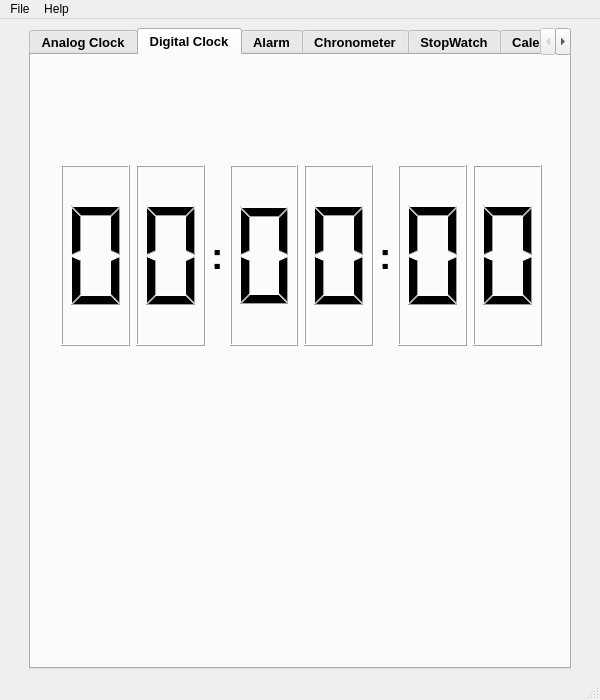
<?xml version="1.0" encoding="UTF-8"?>
<ui version="4.0">
 <class>MainWindow</class>
 <widget class="QMainWindow" name="MainWindow">
  <property name="geometry">
   <rect>
    <x>0</x>
    <y>0</y>
    <width>600</width>
    <height>700</height>
   </rect>
  </property>
  <property name="windowTitle">
   <string>MainWindow</string>
  </property>
  <widget class="QWidget" name="centralwidget">
   <layout class="QVBoxLayout" name="verticalLayout">
    <item>
     <layout class="QHBoxLayout" name="horizontalLayout">
      <item>
       <spacer name="horizontalSpacer">
        <property name="orientation">
         <enum>Qt::Horizontal</enum>
        </property>
        <property name="sizeType">
         <enum>QSizePolicy::Fixed</enum>
        </property>
        <property name="sizeHint" stdset="0">
         <size>
          <width>20</width>
          <height>20</height>
         </size>
        </property>
       </spacer>
      </item>
      <item>
       <widget class="QTabWidget" name="tabWidget">
        <property name="font">
         <font>
          <pointsize>10</pointsize>
          <weight>75</weight>
          <bold>true</bold>
         </font>
        </property>
        <property name="currentIndex">
         <number>1</number>
        </property>
        <widget class="QWidget" name="tab1">
         <attribute name="title">
          <string>Analog Clock</string>
         </attribute>
         <widget class="QWidget" name="AnalogClockWidget" native="true">
          <property name="geometry">
           <rect>
            <x>40</x>
            <y>90</y>
            <width>450</width>
            <height>450</height>
           </rect>
          </property>
         </widget>
        </widget>
        <widget class="QWidget" name="tab_2">
         <attribute name="title">
          <string>Digital Clock</string>
         </attribute>
         <widget class="QWidget" name="">
          <property name="geometry">
           <rect>
            <x>30</x>
            <y>110</y>
            <width>481</width>
            <height>181</height>
           </rect>
          </property>
          <layout class="QHBoxLayout" name="horizontalLayout_2">
           <item>
            <widget class="QLCDNumber" name="lcdNumber_4">
             <property name="numDigits">
              <number>1</number>
             </property>
             <property name="intValue" stdset="0">
              <number>0</number>
             </property>
            </widget>
           </item>
           <item>
            <widget class="QLCDNumber" name="lcdNumber">
             <property name="numDigits">
              <number>1</number>
             </property>
             <property name="intValue" stdset="0">
              <number>0</number>
             </property>
            </widget>
           </item>
           <item>
            <widget class="QLabel" name="label">
             <property name="sizePolicy">
              <sizepolicy hsizetype="Fixed" vsizetype="Preferred">
               <horstretch>0</horstretch>
               <verstretch>0</verstretch>
              </sizepolicy>
             </property>
             <property name="font">
              <font>
               <pointsize>28</pointsize>
               <weight>75</weight>
               <bold>true</bold>
              </font>
             </property>
             <property name="text">
              <string>:</string>
             </property>
            </widget>
           </item>
           <item>
            <widget class="QLCDNumber" name="lcdNumber_2">
             <property name="numDigits">
              <number>1</number>
             </property>
            </widget>
           </item>
           <item>
            <widget class="QLCDNumber" name="lcdNumber_5">
             <property name="numDigits">
              <number>1</number>
             </property>
            </widget>
           </item>
           <item>
            <widget class="QLabel" name="label_2">
             <property name="sizePolicy">
              <sizepolicy hsizetype="Fixed" vsizetype="Preferred">
               <horstretch>0</horstretch>
               <verstretch>0</verstretch>
              </sizepolicy>
             </property>
             <property name="font">
              <font>
               <pointsize>28</pointsize>
               <weight>75</weight>
               <bold>true</bold>
              </font>
             </property>
             <property name="text">
              <string>:</string>
             </property>
            </widget>
           </item>
           <item>
            <widget class="QLCDNumber" name="lcdNumber_3">
             <property name="numDigits">
              <number>1</number>
             </property>
            </widget>
           </item>
           <item>
            <widget class="QLCDNumber" name="lcdNumber_6">
             <property name="numDigits">
              <number>1</number>
             </property>
            </widget>
           </item>
          </layout>
         </widget>
        </widget>
        <widget class="QWidget" name="tab3">
         <attribute name="title">
          <string>Alarm</string>
         </attribute>
         <widget class="QWidget" name="layoutWidget">
          <property name="geometry">
           <rect>
            <x>30</x>
            <y>110</y>
            <width>481</width>
            <height>181</height>
           </rect>
          </property>
          <layout class="QHBoxLayout" name="horizontalLayout_3">
           <item>
            <widget class="QLCDNumber" name="lcdNumber_7">
             <property name="numDigits">
              <number>1</number>
             </property>
             <property name="intValue" stdset="0">
              <number>0</number>
             </property>
            </widget>
           </item>
           <item>
            <widget class="QLCDNumber" name="lcdNumber_8">
             <property name="numDigits">
              <number>1</number>
             </property>
             <property name="intValue" stdset="0">
              <number>0</number>
             </property>
            </widget>
           </item>
           <item>
            <widget class="QLabel" name="label_3">
             <property name="sizePolicy">
              <sizepolicy hsizetype="Fixed" vsizetype="Preferred">
               <horstretch>0</horstretch>
               <verstretch>0</verstretch>
              </sizepolicy>
             </property>
             <property name="font">
              <font>
               <pointsize>28</pointsize>
               <weight>75</weight>
               <bold>true</bold>
              </font>
             </property>
             <property name="text">
              <string>:</string>
             </property>
            </widget>
           </item>
           <item>
            <widget class="QLCDNumber" name="lcdNumber_9">
             <property name="numDigits">
              <number>1</number>
             </property>
            </widget>
           </item>
           <item>
            <widget class="QLCDNumber" name="lcdNumber_10">
             <property name="numDigits">
              <number>1</number>
             </property>
            </widget>
           </item>
           <item>
            <widget class="QLabel" name="label_4">
             <property name="sizePolicy">
              <sizepolicy hsizetype="Fixed" vsizetype="Preferred">
               <horstretch>0</horstretch>
               <verstretch>0</verstretch>
              </sizepolicy>
             </property>
             <property name="font">
              <font>
               <pointsize>28</pointsize>
               <weight>75</weight>
               <bold>true</bold>
              </font>
             </property>
             <property name="text">
              <string>:</string>
             </property>
            </widget>
           </item>
           <item>
            <widget class="QLCDNumber" name="lcdNumber_11">
             <property name="numDigits">
              <number>1</number>
             </property>
            </widget>
           </item>
           <item>
            <widget class="QLCDNumber" name="lcdNumber_12">
             <property name="numDigits">
              <number>1</number>
             </property>
            </widget>
           </item>
          </layout>
         </widget>
         <widget class="QPushButton" name="pushButton_3">
          <property name="geometry">
           <rect>
            <x>70</x>
            <y>40</y>
            <width>61</width>
            <height>51</height>
           </rect>
          </property>
          <property name="font">
           <font>
            <pointsize>24</pointsize>
            <weight>75</weight>
            <bold>true</bold>
           </font>
          </property>
          <property name="text">
           <string>+</string>
          </property>
         </widget>
         <widget class="QPushButton" name="pushButton_4">
          <property name="geometry">
           <rect>
            <x>240</x>
            <y>40</y>
            <width>61</width>
            <height>51</height>
           </rect>
          </property>
          <property name="font">
           <font>
            <pointsize>24</pointsize>
            <weight>75</weight>
            <bold>true</bold>
           </font>
          </property>
          <property name="text">
           <string>+</string>
          </property>
         </widget>
         <widget class="QPushButton" name="pushButton_5">
          <property name="geometry">
           <rect>
            <x>400</x>
            <y>40</y>
            <width>61</width>
            <height>51</height>
           </rect>
          </property>
          <property name="font">
           <font>
            <pointsize>24</pointsize>
            <weight>75</weight>
            <bold>true</bold>
           </font>
          </property>
          <property name="text">
           <string>+</string>
          </property>
         </widget>
         <widget class="QPushButton" name="pushButton_9">
          <property name="geometry">
           <rect>
            <x>400</x>
            <y>310</y>
            <width>61</width>
            <height>51</height>
           </rect>
          </property>
          <property name="font">
           <font>
            <pointsize>24</pointsize>
            <weight>75</weight>
            <bold>true</bold>
           </font>
          </property>
          <property name="text">
           <string>-</string>
          </property>
         </widget>
         <widget class="QPushButton" name="pushButton_10">
          <property name="geometry">
           <rect>
            <x>240</x>
            <y>310</y>
            <width>61</width>
            <height>51</height>
           </rect>
          </property>
          <property name="font">
           <font>
            <pointsize>24</pointsize>
            <weight>75</weight>
            <bold>true</bold>
           </font>
          </property>
          <property name="text">
           <string>-</string>
          </property>
         </widget>
         <widget class="QPushButton" name="pushButton_11">
          <property name="geometry">
           <rect>
            <x>70</x>
            <y>310</y>
            <width>61</width>
            <height>51</height>
           </rect>
          </property>
          <property name="font">
           <font>
            <pointsize>24</pointsize>
            <weight>75</weight>
            <bold>true</bold>
           </font>
          </property>
          <property name="text">
           <string>-</string>
          </property>
         </widget>
         <widget class="QPushButton" name="pushButton_15">
          <property name="geometry">
           <rect>
            <x>200</x>
            <y>430</y>
            <width>131</width>
            <height>51</height>
           </rect>
          </property>
          <property name="font">
           <font>
            <pointsize>24</pointsize>
            <weight>75</weight>
            <bold>true</bold>
           </font>
          </property>
          <property name="text">
           <string>SET</string>
          </property>
         </widget>
        </widget>
        <widget class="QWidget" name="tab5">
         <attribute name="title">
          <string>Chronometer</string>
         </attribute>
         <widget class="QWidget" name="layoutWidget_2">
          <property name="geometry">
           <rect>
            <x>30</x>
            <y>110</y>
            <width>481</width>
            <height>181</height>
           </rect>
          </property>
          <layout class="QHBoxLayout" name="horizontalLayout_4">
           <item>
            <widget class="QLCDNumber" name="lcdNumber_13">
             <property name="numDigits">
              <number>1</number>
             </property>
             <property name="intValue" stdset="0">
              <number>0</number>
             </property>
            </widget>
           </item>
           <item>
            <widget class="QLCDNumber" name="lcdNumber_14">
             <property name="numDigits">
              <number>1</number>
             </property>
             <property name="intValue" stdset="0">
              <number>0</number>
             </property>
            </widget>
           </item>
           <item>
            <widget class="QLabel" name="label_5">
             <property name="sizePolicy">
              <sizepolicy hsizetype="Fixed" vsizetype="Preferred">
               <horstretch>0</horstretch>
               <verstretch>0</verstretch>
              </sizepolicy>
             </property>
             <property name="font">
              <font>
               <pointsize>28</pointsize>
               <weight>75</weight>
               <bold>true</bold>
              </font>
             </property>
             <property name="text">
              <string>:</string>
             </property>
            </widget>
           </item>
           <item>
            <widget class="QLCDNumber" name="lcdNumber_15">
             <property name="numDigits">
              <number>1</number>
             </property>
            </widget>
           </item>
           <item>
            <widget class="QLCDNumber" name="lcdNumber_16">
             <property name="numDigits">
              <number>1</number>
             </property>
            </widget>
           </item>
           <item>
            <widget class="QLabel" name="label_6">
             <property name="sizePolicy">
              <sizepolicy hsizetype="Fixed" vsizetype="Preferred">
               <horstretch>0</horstretch>
               <verstretch>0</verstretch>
              </sizepolicy>
             </property>
             <property name="font">
              <font>
               <pointsize>28</pointsize>
               <weight>75</weight>
               <bold>true</bold>
              </font>
             </property>
             <property name="text">
              <string>:</string>
             </property>
            </widget>
           </item>
           <item>
            <widget class="QLCDNumber" name="lcdNumber_17">
             <property name="numDigits">
              <number>1</number>
             </property>
            </widget>
           </item>
           <item>
            <widget class="QLCDNumber" name="lcdNumber_18">
             <property name="numDigits">
              <number>1</number>
             </property>
            </widget>
           </item>
          </layout>
         </widget>
         <widget class="QPushButton" name="pushButton">
          <property name="geometry">
           <rect>
            <x>80</x>
            <y>370</y>
            <width>121</width>
            <height>61</height>
           </rect>
          </property>
          <property name="font">
           <font>
            <pointsize>20</pointsize>
            <weight>75</weight>
            <bold>true</bold>
           </font>
          </property>
          <property name="text">
           <string>START</string>
          </property>
         </widget>
         <widget class="QPushButton" name="pushButton_2">
          <property name="geometry">
           <rect>
            <x>330</x>
            <y>370</y>
            <width>121</width>
            <height>61</height>
           </rect>
          </property>
          <property name="font">
           <font>
            <pointsize>20</pointsize>
            <weight>75</weight>
            <bold>true</bold>
           </font>
          </property>
          <property name="text">
           <string>STOP</string>
          </property>
         </widget>
        </widget>
        <widget class="QWidget" name="tab5">
         <attribute name="title">
          <string>StopWatch</string>
         </attribute>
         <widget class="QWidget" name="layoutWidget_3">
          <property name="geometry">
           <rect>
            <x>30</x>
            <y>110</y>
            <width>481</width>
            <height>181</height>
           </rect>
          </property>
          <layout class="QHBoxLayout" name="horizontalLayout_5">
           <item>
            <widget class="QLCDNumber" name="lcdNumber_19">
             <property name="numDigits">
              <number>1</number>
             </property>
             <property name="intValue" stdset="0">
              <number>0</number>
             </property>
            </widget>
           </item>
           <item>
            <widget class="QLCDNumber" name="lcdNumber_20">
             <property name="numDigits">
              <number>1</number>
             </property>
             <property name="intValue" stdset="0">
              <number>0</number>
             </property>
            </widget>
           </item>
           <item>
            <widget class="QLabel" name="label_7">
             <property name="sizePolicy">
              <sizepolicy hsizetype="Fixed" vsizetype="Preferred">
               <horstretch>0</horstretch>
               <verstretch>0</verstretch>
              </sizepolicy>
             </property>
             <property name="font">
              <font>
               <pointsize>28</pointsize>
               <weight>75</weight>
               <bold>true</bold>
              </font>
             </property>
             <property name="text">
              <string>:</string>
             </property>
            </widget>
           </item>
           <item>
            <widget class="QLCDNumber" name="lcdNumber_21">
             <property name="numDigits">
              <number>1</number>
             </property>
            </widget>
           </item>
           <item>
            <widget class="QLCDNumber" name="lcdNumber_22">
             <property name="numDigits">
              <number>1</number>
             </property>
            </widget>
           </item>
           <item>
            <widget class="QLabel" name="label_8">
             <property name="sizePolicy">
              <sizepolicy hsizetype="Fixed" vsizetype="Preferred">
               <horstretch>0</horstretch>
               <verstretch>0</verstretch>
              </sizepolicy>
             </property>
             <property name="font">
              <font>
               <pointsize>28</pointsize>
               <weight>75</weight>
               <bold>true</bold>
              </font>
             </property>
             <property name="text">
              <string>:</string>
             </property>
            </widget>
           </item>
           <item>
            <widget class="QLCDNumber" name="lcdNumber_23">
             <property name="numDigits">
              <number>1</number>
             </property>
            </widget>
           </item>
           <item>
            <widget class="QLCDNumber" name="lcdNumber_24">
             <property name="numDigits">
              <number>1</number>
             </property>
            </widget>
           </item>
          </layout>
         </widget>
         <widget class="QPushButton" name="pushButton_6">
          <property name="geometry">
           <rect>
            <x>400</x>
            <y>40</y>
            <width>61</width>
            <height>51</height>
           </rect>
          </property>
          <property name="font">
           <font>
            <pointsize>24</pointsize>
            <weight>75</weight>
            <bold>true</bold>
           </font>
          </property>
          <property name="text">
           <string>+</string>
          </property>
         </widget>
         <widget class="QPushButton" name="pushButton_7">
          <property name="geometry">
           <rect>
            <x>240</x>
            <y>40</y>
            <width>61</width>
            <height>51</height>
           </rect>
          </property>
          <property name="font">
           <font>
            <pointsize>24</pointsize>
            <weight>75</weight>
            <bold>true</bold>
           </font>
          </property>
          <property name="text">
           <string>+</string>
          </property>
         </widget>
         <widget class="QPushButton" name="pushButton_8">
          <property name="geometry">
           <rect>
            <x>70</x>
            <y>40</y>
            <width>61</width>
            <height>51</height>
           </rect>
          </property>
          <property name="font">
           <font>
            <pointsize>24</pointsize>
            <weight>75</weight>
            <bold>true</bold>
           </font>
          </property>
          <property name="text">
           <string>+</string>
          </property>
         </widget>
         <widget class="QPushButton" name="pushButton_12">
          <property name="geometry">
           <rect>
            <x>400</x>
            <y>310</y>
            <width>61</width>
            <height>51</height>
           </rect>
          </property>
          <property name="font">
           <font>
            <pointsize>24</pointsize>
            <weight>75</weight>
            <bold>true</bold>
           </font>
          </property>
          <property name="text">
           <string>-</string>
          </property>
         </widget>
         <widget class="QPushButton" name="pushButton_13">
          <property name="geometry">
           <rect>
            <x>70</x>
            <y>310</y>
            <width>61</width>
            <height>51</height>
           </rect>
          </property>
          <property name="font">
           <font>
            <pointsize>24</pointsize>
            <weight>75</weight>
            <bold>true</bold>
           </font>
          </property>
          <property name="text">
           <string>-</string>
          </property>
         </widget>
         <widget class="QPushButton" name="pushButton_14">
          <property name="geometry">
           <rect>
            <x>240</x>
            <y>310</y>
            <width>61</width>
            <height>51</height>
           </rect>
          </property>
          <property name="font">
           <font>
            <pointsize>24</pointsize>
            <weight>75</weight>
            <bold>true</bold>
           </font>
          </property>
          <property name="text">
           <string>-</string>
          </property>
         </widget>
         <widget class="QPushButton" name="pushButton_16">
          <property name="geometry">
           <rect>
            <x>200</x>
            <y>430</y>
            <width>131</width>
            <height>51</height>
           </rect>
          </property>
          <property name="font">
           <font>
            <pointsize>24</pointsize>
            <weight>75</weight>
            <bold>true</bold>
           </font>
          </property>
          <property name="text">
           <string>SET</string>
          </property>
         </widget>
        </widget>
        <widget class="QWidget" name="tab6">
         <attribute name="title">
          <string>Calendar</string>
         </attribute>
         <widget class="QCalendarWidget" name="calendarWidget">
          <property name="geometry">
           <rect>
            <x>20</x>
            <y>120</y>
            <width>491</width>
            <height>301</height>
           </rect>
          </property>
          <property name="font">
           <font>
            <pointsize>12</pointsize>
            <weight>75</weight>
            <bold>true</bold>
           </font>
          </property>
         </widget>
        </widget>
       </widget>
      </item>
      <item>
       <spacer name="horizontalSpacer_2">
        <property name="orientation">
         <enum>Qt::Horizontal</enum>
        </property>
        <property name="sizeType">
         <enum>QSizePolicy::Fixed</enum>
        </property>
        <property name="sizeHint" stdset="0">
         <size>
          <width>20</width>
          <height>20</height>
         </size>
        </property>
       </spacer>
      </item>
     </layout>
    </item>
   </layout>
   <zorder>tabWidget</zorder>
   <zorder>horizontalSpacer</zorder>
   <zorder>horizontalSpacer_2</zorder>
   <zorder>verticalSpacer</zorder>
   <zorder>verticalSpacer_2</zorder>
   <zorder>tabWidget</zorder>
  </widget>
  <widget class="QMenuBar" name="menubar">
   <property name="geometry">
    <rect>
     <x>0</x>
     <y>0</y>
     <width>600</width>
     <height>21</height>
    </rect>
   </property>
   <widget class="QMenu" name="menuFile">
    <property name="title">
     <string>File</string>
    </property>
    <addaction name="actionQuit"/>
   </widget>
   <widget class="QMenu" name="menuHelp">
    <property name="title">
     <string>Help</string>
    </property>
    <addaction name="actionAbout_KindleClock"/>
   </widget>
   <addaction name="menuFile"/>
   <addaction name="menuHelp"/>
  </widget>
  <widget class="QStatusBar" name="statusbar"/>
  <action name="actionQuit">
   <property name="text">
    <string>Quit</string>
   </property>
  </action>
  <action name="actionAbout_KindleClock">
   <property name="text">
    <string>About KindleClock</string>
   </property>
  </action>
 </widget>
 <resources/>
 <connections/>
</ui>
